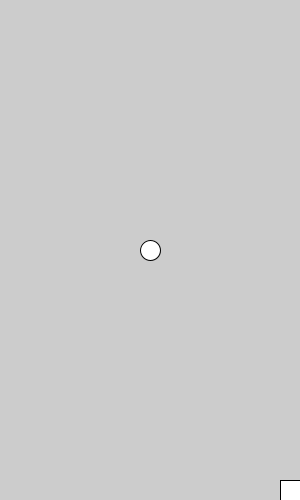
Frame 1 (no input)
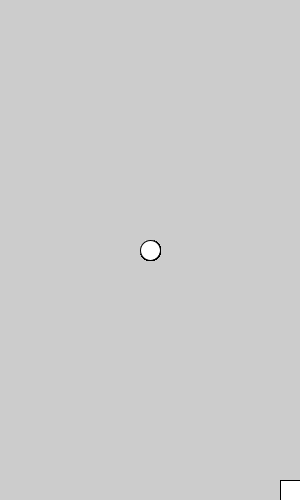
Frame 60 (the mouse pressed at the canvas centre just before this capture)
Frame 120 (the mouse held since frame 60 and released just before this capture): identical to frame 60, image omitted

The Processing sketch that drew these frames (run headless with seeded random() and noise(); from frame 60 on, the mouse is pressed at the canvas centre):

// Processing sketch: posicionarViaVariables_1
// ── posicionarViaVariables_1.pde
float posX;
float posY;
float sizeX;
float sizeY;

void setup(){
  size(300,500);
  sizeX=20;
  sizeY=20;
}

void draw(){
    ellipse(width/2,height/2,sizeX,sizeY);
    rect(width-sizeX,height-sizeY,sizeX, sizeY);
}
